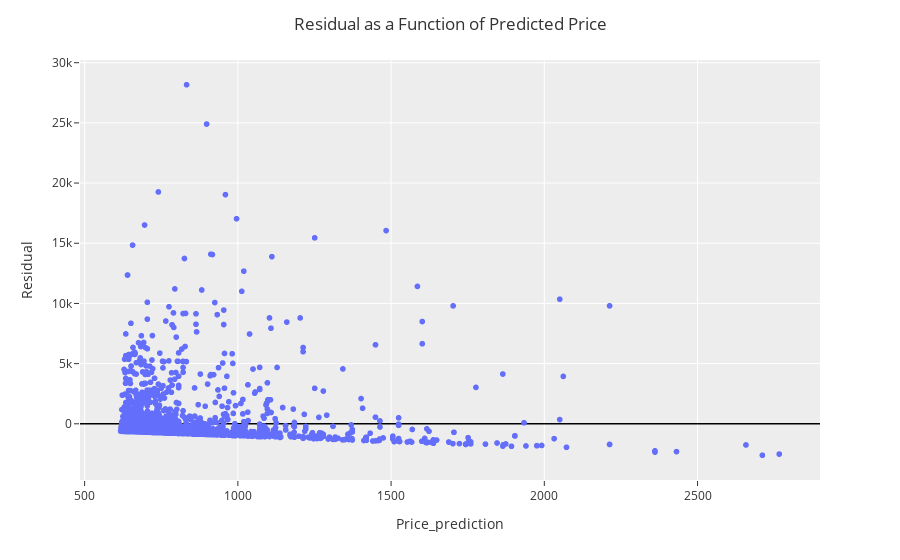

The code cell stored with this chart in its notebook:
### Markdown cell above
3) I created a scatterplot with the 'Price_prediction' on the x axis and the 'Residual' on the y axis. And I added a line on the y axis.

### Code cell
fig = px.scatter(DF_model2,x='Price_prediction',y='Residual')

# Update layout to show axis line at y=0
fig.update_layout(
    yaxis={'zeroline':True, 'zerolinewidth':1.5, 'zerolinecolor':"black"}
)

fig.update_layout(template="ggplot2",
                  title='Residual as a Function of Predicted Price',
                  title_x=0.5
                 )

fig.show()

### Figure 1 — Plotly figure (JSON) as saved in the notebook; plotly's stock layout.template omitted (floating-point values rounded to 4 significant figures; data arrays with more than 128 entries replaced by an {"elided": "..."} marker saying what was removed)
{"data": [{"hovertemplate": "Price_prediction=%{x}<br>Residual=%{y}<extra></extra>", "legendgroup": "", "marker": {"color": "#636efa", "symbol": "circle"}, "mode": "markers", "name": "", "showlegend": false, "type": "scattergl", "x": {"elided": "3211 float values"}, "xaxis": "x", "y": {"elided": "3211 float values"}, "yaxis": "y"}], "layout": {"autosize": true, "legend": {"tracegroupgap": 0}, "margin": {"t": 60}, "title": {"text": "Residual as a Function of Predicted Price", "x": 0.5}, "xaxis": {"anchor": "y", "autorange": true, "domain": [0, 1], "range": [481.6, 2903.0], "title": {"text": "Price_prediction"}, "type": "linear"}, "yaxis": {"anchor": "x", "autorange": true, "domain": [0, 1], "range": [-4995.0, 30550.0], "title": {"text": "Residual"}, "type": "linear", "zeroline": true, "zerolinecolor": "black", "zerolinewidth": 1.5}}}
